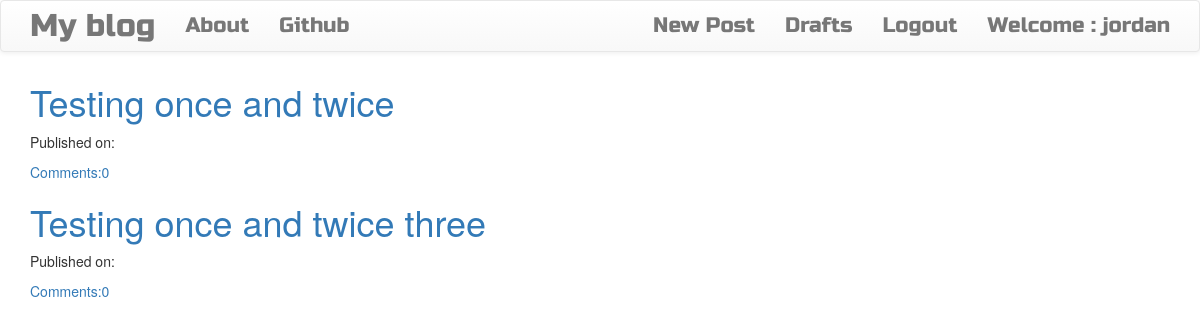
The app's page /blog/post/draft/ (signed in) with its own data.
### blog/models.py (models this page shows, shortened)
class Post(models.Model):
    author = models.ForeignKey('auth.User',on_delete=models.PROTECT)
    title = models.CharField(max_length=250)
    text = models.TextField()
    create_date = models.DateTimeField(default=timezone.now)# timezone function and not executing it instead
    published_date = models.DateTimeField(blank=True,null=True)
    def approve_comments(self):
        return self.comments.filter(approved_comment=True)

### blog/views.py (the view)
# urls.py: path("/post/draft/",views.DraftListView.as_view(),name="drafts"),
class DraftListView(LoginRequiredMixin, ListView):
    model = Post
    login_url = '/login/'
    redirect_field_name = "blog/post_list.html"
    def get_queryset(self):
        return Post.objects.filter(published_date__isnull=True).order_by('create_date')

### blog/templates/blog/post_list.html
{% extends 'blog/base.html' %}
{% block bodyblock %}
<div class="centerstage ">
{% for post in post_list %}
    <div class="post">
        <h1><a href="{% url 'post_detail' pk=post.pk %}">{{ post.title }}</a></h1>
        <div class="date">
            <p>Published on: {{ post.published|date:"D M Y" }}</p>
        </div>
        <a href="{% url 'post_detail' pk=post.pk %}">Comments:{{ post.approve_comments.count }}</a>
    </div>
{% endfor %}
</div>
{% endblock %}

### blog/templates/blog/base.html (shortened to what this page needs)
<!doctype html>
{% load staticfiles %}
<html lang="en">
  <head>
    <link rel="stylesheet" href="https://maxcdn.bootstrapcdn.com/bootstrap/3.3.7/css/bootstrap.min.css">
    <link rel="stylesheet" href="https://maxcdn.bootstrapcdn.com/bootstrap/3.3.7/css/bootstrap-theme.min.css">
    <link rel="stylesheet" href="//cdn.jsdelivr.net/npm/medium-editor@latest/dist/css/medium-editor.min.css" type="text/css" media="screen" charset="utf-8">
    <link rel="stylesheet" href="{% static 'css/blog.css' %}">
    <link href="https://stackpath.bootstrapcdn.com/font-awesome/4.7.0/css/font-awesome.min.css" rel="stylesheet">
  </head>
  <body class="loader">
      <nav class="navbar navbar-default techfont custom-navbar">
        <div class="container">
          <ul class="nav navbar-nav">
            <li><a class="navbar-brand bigbrand" href="{% url 'post_list' %}">My blog</a></li>
            <li><a class="nav-link" href="{% url 'about' %}">About</a></li>
            <li><a class="nav-link" href="https://www.github.com/jkinathan">Github</a></li>
          </ul>
          <ul class="nav navbar-nav navbar-right">
            {% if user.is_authenticated %}
              <li><a class="nav-link" href="{% url 'post_create' %}">New Post</a></li>
              <li><a class="nav-link" href="{% url 'drafts' %}">Drafts</a></li>
              <li><a class="nav-link" href="{% url 'logout' %}">Logout</a></li>
              <li>
                  <a>
                  Welcome : {{ user.username }}
                  </a>
              </li>
            {% else %}
              <li>
                <a class="nav navbar-right" href="{% url 'login' %}">
                  <span class="glyphicon glyphicon-user"></span>
                </a>
              <li>
            {% endif %}
          </ul>
        </div>
      </nav>
      <div class="content container">
        <div class="row">
          <div class="col-md-8">
            <div class="blog_posts">
              {% block bodyblock %}
              {% endblock bodyblock %}
            </div>
          </div>
        </div>
      </div>
  </body>
</html>

### blog/static/css/blog.css (style rules this page uses)
.techfont { font-family: 'Russo One', sans-serif; font-size: 1.5em; margin-bottom: 10px; }
.bigbrand { font-size: 1.5em; }
.centerstage { margin-left: auto; margin-right: auto; }
.loader { filter: hue-rotate(0deg); color: linear-gradient(45deg, #0f8, #08f); animation: hue 10000ms infinite linear; }

### records on screen
Post: title "Testing once and twice", approve_comments.count "0"
Post: title "Testing once and twice three", approve_comments.count "0"

### other values on screen
{{ user.username }} "jordan"
